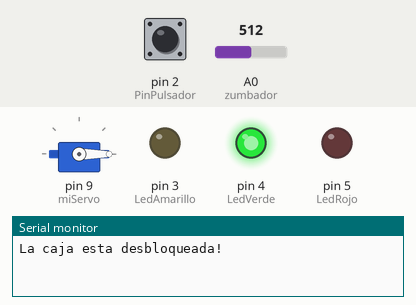
This sketch was run on a simulated Arduino Uno, built with avr-gcc and run on an emulated ATmega328P. Shown: servo, output pins drawn as LEDs (lit = HIGH), the last lines printed to the serial monitor. Dashed ring = blinking. Inputs (shaded band) come from the test bench; at power-on: pin 2 (PinPulsador) LOW, A0 (zumbador) = 512.

Above: at 1.2 s.
1.3 s: pin 2 (PinPulsador) pulled HIGH for 0.15 s
At 1.9 s:
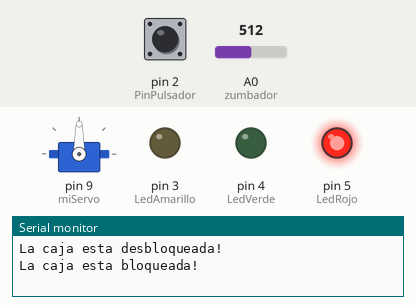
3.9 s: pin 2 (PinPulsador) pulled HIGH for 3.2 s
At 4.99 s:
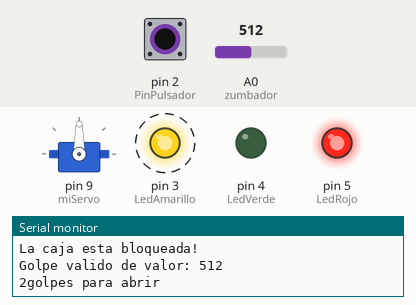
Timing chart, 0 to 9.0 s (numbered marks = the images above; inputs shaded):
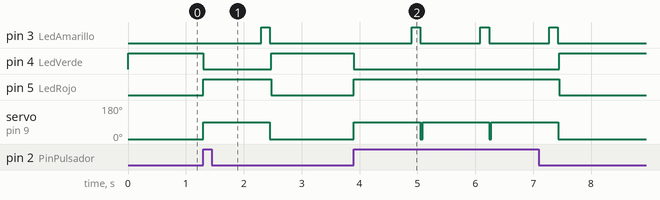

Measured:
- after the input at 1.3 s, pin 3 (LedAmarillo): LOW → HIGH after 1.0 s, → LOW 0.15 s later; pin 4 (LedVerde): HIGH → LOW at once, → HIGH 1.2 s later; pin 5 (LedRojo): LOW → HIGH at once, → LOW 1.2 s later; servo on pin 9 (miServo): 0° → 90° at once, → 0° 1.2 s later
- after the input at 3.9 s, pin 3 (LedAmarillo): alternates HIGH for 0.15 s and LOW for 1.0 s, 6 changes in all, then stays LOW, starting after 1.0 s; pin 4 (LedVerde): HIGH → LOW at once, → HIGH 3.6 s later; pin 5 (LedRojo): LOW → HIGH at once, → LOW 3.6 s later; servo on pin 9 (miServo): 0° → 90° at once, → 0° 3.5 s later

The sketch:

mecanismo_de_bloqueo_secreto1.ino
```cpp
#include <Servo.h>

Servo miServo;

const int zumbador = A0;
const int PinPulsador = 2;
const int LedAmarillo = 3;
const int LedVerde = 4;
const int LedRojo = 5;

int ValorGolpe;
int ValorPulsador;

const int GolpesSuaves = 50;
const int GolpesFuertes = 1023;

boolean bloqueado = false;
int NumeroGolpes = 0;

void setup() {
  miServo.attach(9);
  pinMode(LedAmarillo, OUTPUT);
  pinMode(LedRojo, OUTPUT);
  pinMode(LedVerde, OUTPUT);
  pinMode(PinPulsador, INPUT);
  Serial.begin(9600);
  digitalWrite(LedVerde, HIGH);
  miServo.write(0);
  Serial.println("La caja esta desbloqueada!");
}

void loop() {
  if (bloqueado == false) {
    ValorPulsador = digitalRead(PinPulsador);
    if (ValorPulsador == HIGH) {
      bloqueado = true;
      digitalWrite(LedVerde, LOW);
      digitalWrite(LedRojo, HIGH);
      miServo.write(90);
      Serial.println("La caja esta bloqueada!");
      delay(1000);
    }
  }

  if (bloqueado == true) {
    ValorGolpe = analogRead(zumbador);
    if (NumeroGolpes < 3 && ValorGolpe > 0) {
      if (VerificarGolpes(ValorGolpe) == true){
        NumeroGolpes++;
      }
      Serial.print(3 - NumeroGolpes);
      Serial.println("golpes para abrir");
    }

  if (NumeroGolpes >= 3) {
    bloqueado = false;
    miServo.write(0);
    delay(20);
    digitalWrite(LedVerde, HIGH);
    digitalWrite(LedRojo, LOW);
    Serial.println("La caja esta desbloqueada!");
    NumeroGolpes = 0;
    }
  }
}
boolean VerificarGolpes(int valor) {
  if (valor > GolpesSuaves && valor < GolpesFuertes) {
    digitalWrite(LedAmarillo, HIGH);
    delay(50);
    digitalWrite(LedAmarillo, LOW);
    Serial.print("Golpe valido de valor: ");
    Serial.println(valor);
    return true;
  } else {
    Serial.print("El valor del golpe no es valido: ");
    Serial.println(valor);
    return false;
  }
}
```
